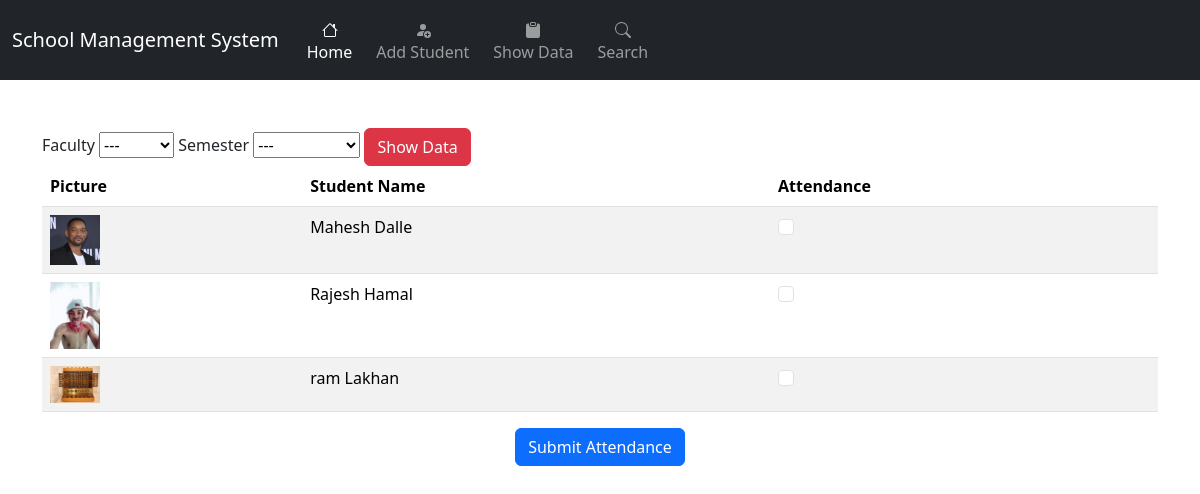
The app's page /attendance with its own data.
### students/models.py (models this page shows, shortened)
class Student(models.Model):
    first_name: str = models.CharField(max_length=100)
    last_name: str = models.CharField(max_length=100)
    roll_number: str = models.IntegerField()
    GENDER_CHOICES = [
        ('M', 'Male'),
        ('F', 'Female'),
        ('O', 'Other')
    ]
    gender: str = models.CharField(max_length=1, choices=GENDER_CHOICES)
    date_of_birth: models.DateField = models.DateField()
    email: str = models.EmailField(unique=True)
    phone_number: str = models.CharField(max_length=15)
    address: str = models.TextField()
    enrollment_date: models.DateField = models.DateField(auto_now_add=True)
    is_active: bool = models.BooleanField(default=True)
    parent_name: str = models.CharField(max_length=100)
    parent_phone: str = models.CharField(max_length=15)
    blood_group: str = models.CharField(max_length=5)
    faculty: str = models.ForeignKey(FacultyModel,on_delete=models.SET_NULL,null=True,blank=True,related_name="students")
    semester: str = models.ForeignKey(SemesterModel,on_delete=models.SET_NULL,null=True,blank=True,related_name="students")
    photo= models.ImageField(upload_to='student_photos/', blank=True, null=True, editable=True)
    class Meta:
        ordering = ['last_name', 'first_name']

### students/views.py (the view, shortened to what this page needs)
# urls.py: path('attendance',attendance,name='attendance'),
def attendance(request:HttpRequest)->HttpResponse:
    semesters = SemesterModel.objects.all()
    faculties = FacultyModel.objects.all()
    students = Student.objects.all()
    return render(request,'attendance.html',{'semesters': semesters, 'faculties': faculties, 'students': students})

### students/templates/attendance.html (shortened to what this page needs)
{% extends 'base.html' %}
{% block content %}
<div class="container mt-5">
    <form>
        <form method="post">
            <label for="faculty">Faculty</label>
            <select id="faculty" name="faculty" required>
                <option value="" selected disabled hidden>---</option>
            </select>
            <label for="semester">Semester</label>
            <select id="semester" name="semester" required>
                <option value="" selected disabled hidden>---</option>
            </select>
            <button type="submit" class="btn btn-danger">Show Data</button>
        </form>
        <form>
            {% if students %}
            <table class="table table-striped">
                <thead>
                    <tr>
                        <th>Picture</th>
                        <th>Student Name</th>
                        <th>Attendance</th>
                    </tr>
                </thead>
            <tbody>
                {% load static %}
                {% for student in students %}
                <tr>
                    <td>
                        {% if student.photo %}
                        <img src="{{ student.photo.url }}" alt="{{ student.first_name }} {{ student.last_name }}" class="img-fluid" style="width: 50px; height: auto;">
                        {% else %}
                        <img src="{% static 'image/blank.jpg' %}" alt="Default Photo" class="img-fluid" style="width: 50px; height: auto;">
                        {% endif %}
                    </td>
                    <td>{{ student.first_name }} {{ student.last_name }}</td>
                    <td>
                        <div class="form-check">
                            <input class="form-check-input" type="checkbox" name="attendance1" id="present1" value="present">
                        </div>
                    </td>
                </tr>
                {% endfor %}
            </tbody>
        </table>
        {% endif %}
        </div>
        <div class="text-center">
            <button type="submit" class="btn btn-primary">Submit Attendance</button>
        </div>
{% endblock %}

### students/static/css/style.css (style rules this page uses)
* { padding: 0; margin:0; box-sizing: border-box; }

### records on screen
Student: photo (picture), first_name "Mahesh", last_name "Dalle"
Student: photo (picture), first_name "Rajesh", last_name "Hamal"
Student: photo (picture), first_name "ram", last_name "Lakhan"
